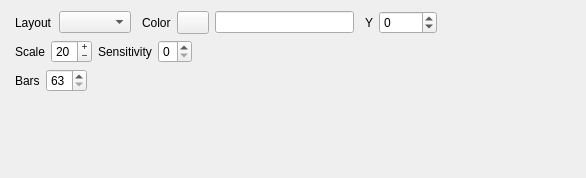
<?xml version="1.0" encoding="UTF-8"?>
<ui version="4.0">
 <class>Form</class>
 <widget class="QWidget" name="Form">
  <property name="geometry">
   <rect>
    <x>0</x>
    <y>0</y>
    <width>586</width>
    <height>178</height>
   </rect>
  </property>
  <property name="minimumSize">
   <size>
    <width>180</width>
    <height>0</height>
   </size>
  </property>
  <property name="windowTitle">
   <string>Form</string>
  </property>
  <layout class="QVBoxLayout" name="verticalLayout">
   <item>
    <layout class="QHBoxLayout" name="horizontalLayout_9">
     <property name="leftMargin">
      <number>4</number>
     </property>
     <item>
      <widget class="QLabel" name="label_visLayout">
       <property name="sizePolicy">
        <sizepolicy hsizetype="Fixed" vsizetype="Preferred">
         <horstretch>0</horstretch>
         <verstretch>0</verstretch>
        </sizepolicy>
       </property>
       <property name="text">
        <string>Layout</string>
       </property>
      </widget>
     </item>
     <item>
      <widget class="QComboBox" name="comboBox_visLayout"/>
     </item>
     <item>
      <spacer name="horizontalSpacer_5">
       <property name="orientation">
        <enum>Qt::Orientation::Horizontal</enum>
       </property>
       <property name="sizeType">
        <enum>QSizePolicy::Policy::Fixed</enum>
       </property>
       <property name="sizeHint" stdset="0">
        <size>
         <width>5</width>
         <height>20</height>
        </size>
       </property>
      </spacer>
     </item>
     <item>
      <widget class="QLabel" name="label_visColor">
       <property name="text">
        <string>Color</string>
       </property>
      </widget>
     </item>
     <item>
      <widget class="QPushButton" name="pushButton_visColor">
       <property name="maximumSize">
        <size>
         <width>32</width>
         <height>32</height>
        </size>
       </property>
       <property name="text">
        <string/>
       </property>
       <property name="MaximumSize" stdset="0">
        <size>
         <width>32</width>
         <height>32</height>
        </size>
       </property>
      </widget>
     </item>
     <item>
      <widget class="QLineEdit" name="lineEdit_visColor"/>
     </item>
     <item>
      <spacer name="horizontalSpacer_4">
       <property name="orientation">
        <enum>Qt::Orientation::Horizontal</enum>
       </property>
       <property name="sizeType">
        <enum>QSizePolicy::Policy::Fixed</enum>
       </property>
       <property name="sizeHint" stdset="0">
        <size>
         <width>5</width>
         <height>20</height>
        </size>
       </property>
      </spacer>
     </item>
     <item>
      <widget class="QLabel" name="label_Y">
       <property name="text">
        <string>Y</string>
       </property>
      </widget>
     </item>
     <item>
      <widget class="QSpinBox" name="spinBox_y">
       <property name="buttonSymbols">
        <enum>QAbstractSpinBox::ButtonSymbols::UpDownArrows</enum>
       </property>
       <property name="minimum">
        <number>-5000</number>
       </property>
       <property name="maximum">
        <number>5000</number>
       </property>
       <property name="singleStep">
        <number>10</number>
       </property>
       <property name="value">
        <number>0</number>
       </property>
      </widget>
     </item>
     <item>
      <spacer name="horizontalSpacer_2">
       <property name="orientation">
        <enum>Qt::Orientation::Horizontal</enum>
       </property>
       <property name="sizeHint" stdset="0">
        <size>
         <width>40</width>
         <height>20</height>
        </size>
       </property>
      </spacer>
     </item>
    </layout>
   </item>
   <item>
    <layout class="QHBoxLayout" name="horizontalLayout_10">
     <property name="leftMargin">
      <number>4</number>
     </property>
     <item>
      <widget class="QLabel" name="label_scale">
       <property name="text">
        <string>Scale</string>
       </property>
      </widget>
     </item>
     <item>
      <widget class="QSpinBox" name="spinBox_scale">
       <property name="buttonSymbols">
        <enum>QAbstractSpinBox::ButtonSymbols::PlusMinus</enum>
       </property>
       <property name="minimum">
        <number>1</number>
       </property>
       <property name="value">
        <number>20</number>
       </property>
      </widget>
     </item>
     <item>
      <widget class="QLabel" name="label_sensitivity">
       <property name="text">
        <string>Sensitivity</string>
       </property>
      </widget>
     </item>
     <item>
      <widget class="QSpinBox" name="spinBox_sensitivity">
       <property name="maximum">
        <number>5</number>
       </property>
      </widget>
     </item>
     <item>
      <spacer name="horizontalSpacer_3">
       <property name="orientation">
        <enum>Qt::Orientation::Horizontal</enum>
       </property>
       <property name="sizeType">
        <enum>QSizePolicy::Policy::Expanding</enum>
       </property>
       <property name="sizeHint" stdset="0">
        <size>
         <width>40</width>
         <height>20</height>
        </size>
       </property>
      </spacer>
     </item>
    </layout>
   </item>
   <item>
    <layout class="QHBoxLayout" name="horizontalLayout">
     <property name="sizeConstraint">
      <enum>QLayout::SizeConstraint::SetDefaultConstraint</enum>
     </property>
     <property name="leftMargin">
      <number>4</number>
     </property>
     <item>
      <widget class="QLabel" name="label_bars">
       <property name="text">
        <string>Bars</string>
       </property>
      </widget>
     </item>
     <item>
      <widget class="QSpinBox" name="spinBox_bars">
       <property name="minimum">
        <number>63</number>
       </property>
       <property name="maximum">
        <number>64</number>
       </property>
       <property name="value">
        <number>63</number>
       </property>
      </widget>
     </item>
     <item>
      <spacer name="horizontalSpacer">
       <property name="orientation">
        <enum>Qt::Orientation::Horizontal</enum>
       </property>
       <property name="sizeHint" stdset="0">
        <size>
         <width>40</width>
         <height>20</height>
        </size>
       </property>
      </spacer>
     </item>
    </layout>
   </item>
   <item>
    <spacer name="verticalSpacer">
     <property name="orientation">
      <enum>Qt::Orientation::Vertical</enum>
     </property>
     <property name="sizeHint" stdset="0">
      <size>
       <width>20</width>
       <height>40</height>
      </size>
     </property>
    </spacer>
   </item>
  </layout>
 </widget>
 <resources/>
 <connections/>
</ui>
